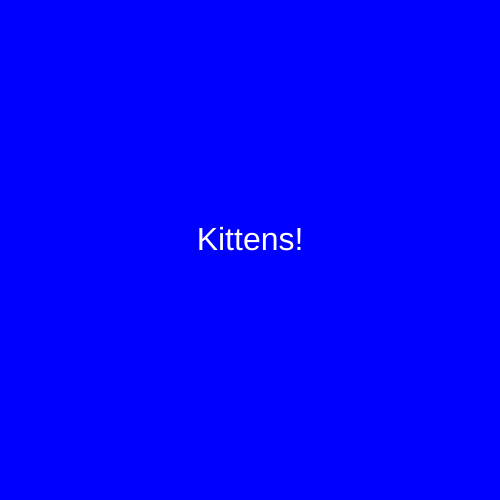
Frame 1 (no input)
Frame 60 (no input): identical to frame 1, image omitted
Frame 120 (the mouse pressed at the canvas centre since frame 60): identical to frame 1, image omitted

The p5.js sketch that drew this single still picture (run headless with seeded random() and noise() and a simulated clock; from frame 60 on, the mouse is pressed at the canvas centre):

// p5.js sketch
// ── sketch.js
function setup() {
  createCanvas(500, 500);
  textAlign(CENTER) ;
}

function draw() {
  background('blue') ;
  fill('white') ;
  textSize(32) ;
  text("Kittens!", 250, 250) ;
}
